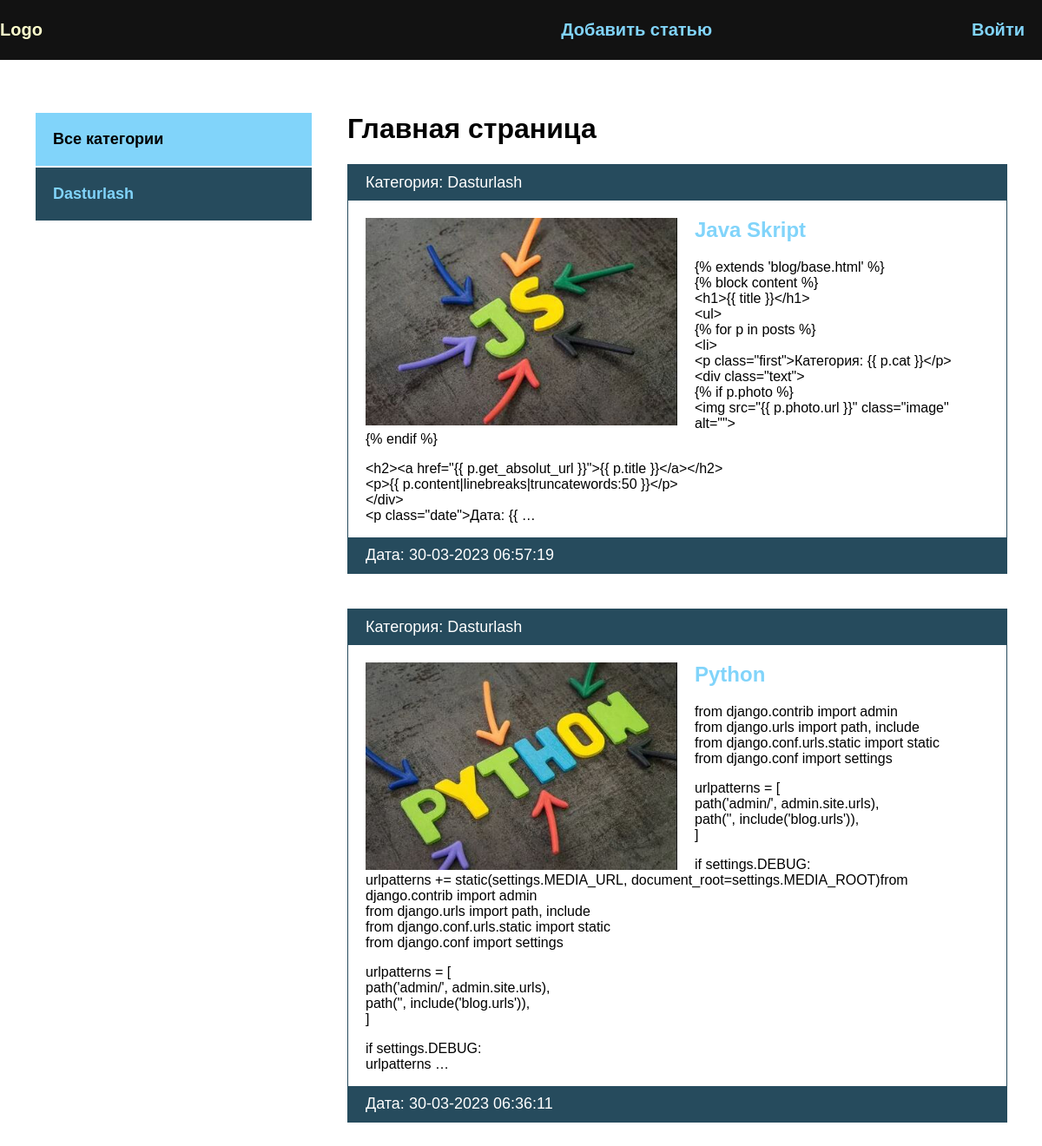
The app's page / (signed in) with its own data.
### blog/models.py (models this page shows, shortened)
class Category(models.Model):
    name = models.CharField(max_length=100, db_index=True, verbose_name="Категория")
    slug = models.SlugField(max_length=100, unique=True, db_index=True, verbose_name="URL")
    def __str__(self):
        return self.name
    def get_absolut_url(self):
        return reverse('category', kwargs={'cat_slug': self.slug})
    class Meta:
        verbose_name = "Категория"
        verbose_name_plural = "Категории"

class Blog(models.Model):
    title = models.CharField(max_length=255, verbose_name='Название')
    slug = models.SlugField(max_length=255, unique=True, db_index=True, verbose_name="URL")
    content = models.TextField(blank=True, verbose_name="Контент")
    photo = models.ImageField(upload_to="photos/%Y/%m/%d", blank=True, verbose_name="Фото")
    time_completed = models.DateTimeField(auto_now_add=True, verbose_name="Дата публикации")
    time_update = models.DateTimeField(auto_now=True, verbose_name="Дата обновления")
    is_published = models.BooleanField(default=True, verbose_name="Опубликовано")
    cat = models.ForeignKey('Category', on_delete=models.PROTECT, verbose_name="Категория")
    def get_absolut_url(self):
        return reverse('post', kwargs={'post_slug': self.slug})
    class Meta:
        verbose_name = "Новость"
        verbose_name_plural = "Новости"
        ordering = ['-time_completed']

### blog/views.py (the view)
# urls.py: path('', BlogHome.as_view(), name="index"),
class BlogHome(DataMixin, ListView):
    model = Blog
    template_name = "blog/index.html"
    context_object_name = 'posts'
    def get_context_data(self, *, object_list=None, **kwargs):
        context = super().get_context_data(**kwargs)
        c_def = self.get_user_context(title='Главная страница')
        return dict(list(context.items()) + list(c_def.items()))
    def get_queryset(self):
        return Blog.objects.filter(is_published=True).select_related('cat')

### blog/templatetags/blog_tags.py (called while the page is built)
@register.inclusion_tag('blog/list_categories.html')
def show_categories(sort=None, cat_selected=0):
    if not sort:
        cats = Category.objects.all()
    else:
        cats = Category.objects.order_by(sort)
    return {'cats': cats, 'cat_selected': cat_selected}

### blog/utils.py (called while the page is built)
    def get_user_context(self, **kwargs):
        context = kwargs
        cats = Category.objects.all()
        user_menu = menu.copy()
        if not self.request.user.is_authenticated:
            user_menu.pop(0)
        context['menu'] = user_menu
        context['cats'] = cats
        if 'cat_selected' not in context:
            context['cat_selected'] = 0
        return context

### blog/templates/blog/index.html
{% extends 'blog/base.html' %}
{% block content %}
<h1>{{ title }}</h1>
<ul>
    {% for p in posts %}
    <li>
        <p class="first">Категория: {{ p.cat }}</p>
        <div class="text">
            {% if p.photo %}
            <img src="{{ p.photo.url }}" class="image" alt="">
            {% endif %}
            <h2><a href="{{ p.get_absolut_url }}">{{ p.title }}</a></h2>
            <p>{{ p.content|linebreaks|truncatewords:50 }}</p>
        </div>
        <p class="date">Дата: {{ p.time_update|date:"d-m-Y H:i:s" }}</p>
    </li>
    {% endfor %}
</ul>
{% endblock %}

### blog/templates/blog/list_categories.html
{% for c in cats %}
  {% if c.pk == cat_selected %}
  <li class="selected">{{ c.name }}</li>
  {% else %}
  <li><a href="{{ c.get_absolut_url }}">{{ c.name }}</a></li>
  {% endif %}
{% endfor %}

### blog/static/css/style.css (style rules this page uses)
body { margin: 0; padding: 0; background: #264b5d; font-family: Verdana, Geneva, Tahoma, sans-serif; }
ul { list-style: none; margin: 0; padding: 0; }
a { color: #81d4fa; text-decoration: none; padding: 20px; }
.sidebar a { padding: 20px; background: #264b5d; display: block; border: 1px solid #FFF; font-weight: bold; font-size: 18px; }
.main li { border: 1px solid #264b5d; margin-bottom: 40px; }
.image { max-width: 50%; float: left; margin-right: 20px; }
.first, .date { padding: 10px 20px; background: #264b5d; font-size: 18px; color: #FFF; margin: 0; }
.text { padding: 20px 20px 0; }
.text h2 { margin-top: 0; }
.text a { padding-left: 0; }

### records on screen
Category: name "Dasturlash"
Blog: cat "Dasturlash", photo (picture), title "Java Skript", content "{% extends 'blog/base.html' %} {% block content %} <h1>{{ title }}</h1> <ul> {% for p in posts %} <li> <p class=\"first\">Категория: {{ p.cat }}</p> <div class=\"text\"> {% if p.photo %} <img src=\"{{ p.photo.url }}\" class=\"image\" alt=\"\"> {% endif %} <h2><a href=\"{{ p.get_absolut_url }}\">{{ p.title }}</a></h2> <p>{{ p.content|linebreaks|truncatewords:50 }}</p> </div> <p class=\"date\">Дата: {{ …", time_update "30-03-2023 06:57:19"
Blog: cat "Dasturlash", photo (picture), title "Python", content "from django.contrib import admin from django.urls import path, include from django.conf.urls.static import static from django.conf import settings urlpatterns = [ path('admin/', admin.site.urls), path('', include('blog.urls')), ] if settings.DEBUG: urlpatterns += static(settings.MEDIA_URL, document_root=settings.MEDIA_ROOT)from django.contrib import admin from django.urls import path, include from django.conf.urls.static import static from django.conf import settings urlpatterns = [ path('admin/', admin.site.urls), path('', include('blog.urls')), ] if settings.DEBUG: urlpatterns …", time_update "30-03-2023 06:36:11"

### other values on screen
{{ m.title }} "Добавить статью" "Войти"
{{ title }} "Главная страница"
